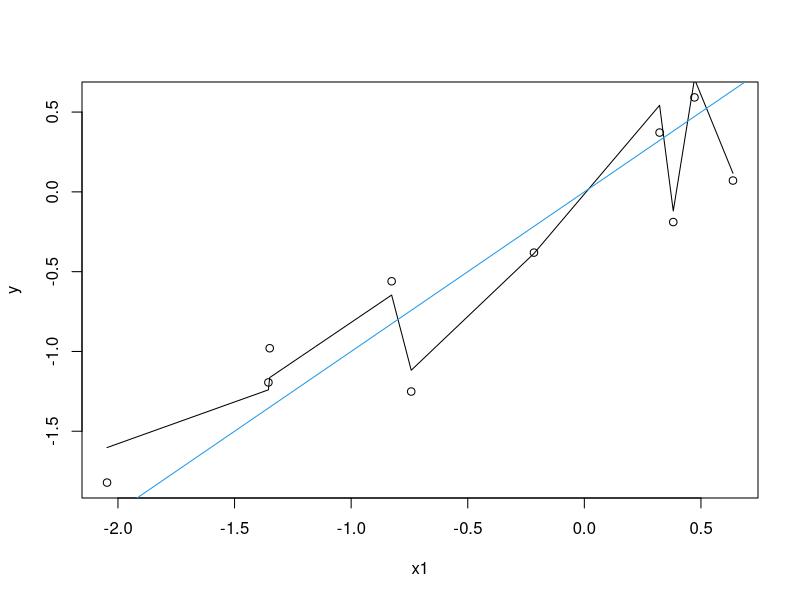

Reproduce this figure in R.
## ---- chunk 1
knitr::opts_chunk$set(echo = T, eval=T, message=F, warning=F, error=F, comment=NA, cache=F, R.options=list(width=220))
## ---- chunk 2
n = 10
p = 9
set.seed(1793)
X = matrix(rnorm(n*p), nrow=n, ncol=p)
y = X[,1] + rnorm(n,0,0.5)
fit = lm(y~ 0 + X)
coef(fit)
## ---- chunk 3
yhat = predict(fit)
plot(X[,1],y, xlab="x1")
ix = sort(X[,1], index.return=T)$ix
lines(X[ix,1], yhat[ix])
abline(a=0,b=1, col=4)
